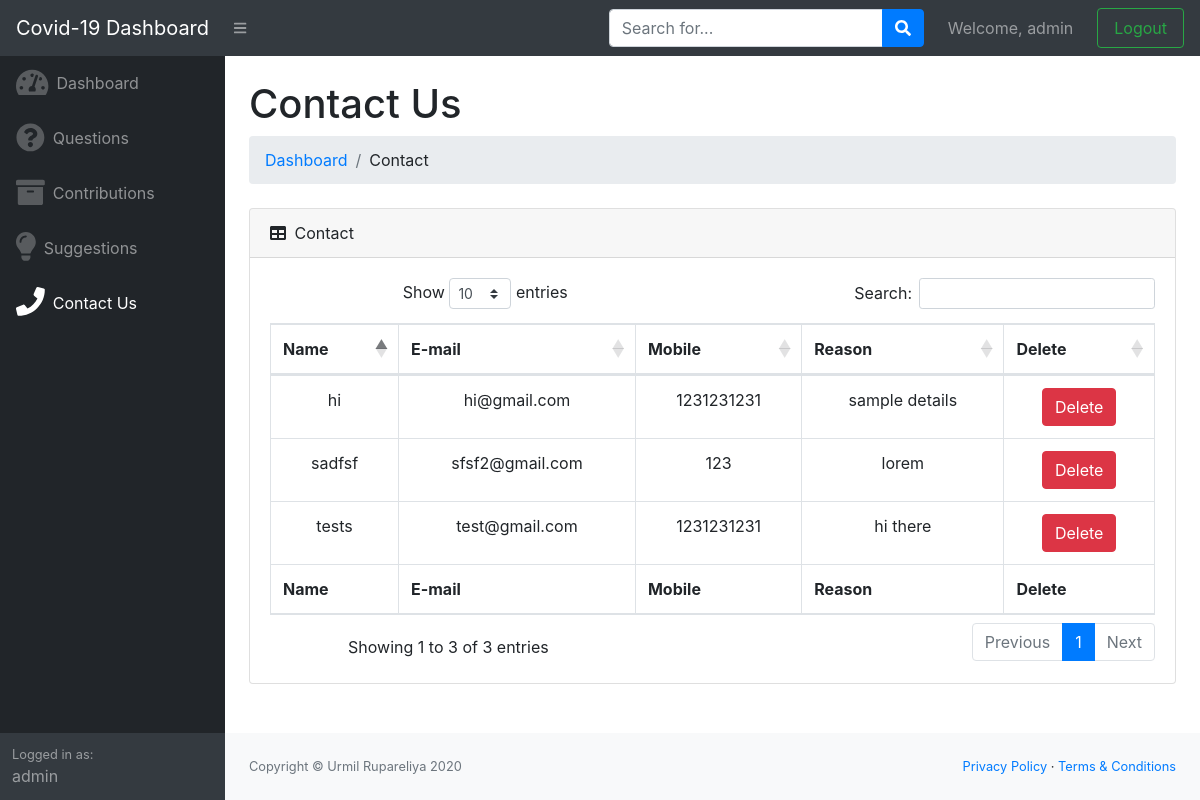
/admin/admin-contact.php (signed in), run on the app's committed database.
### tables this page shows
CREATE TABLE `contactus` (
  `id` int(255) NOT NULL,
  `name` varchar(255) NOT NULL,
  `email` varchar(255) NOT NULL,
  `mobile` varchar(255) NOT NULL,
  `reason` varchar(255) NOT NULL
);

### admin/admin-contact.php (the view, shortened to what this page needs)
<?php include "admin-header.php";?>
<?php
$query = "SELECT * FROM `contactus`";
$result = mysqli_query($conn, $query);
?>
<div id="layoutSidenav_content">
    <main>
        <div class="container-fluid">
            <h1 class="mt-4">Contact Us</h1>
            <ol class="breadcrumb mb-4">
                <li class="breadcrumb-item"><a href="index.php">Dashboard</a></li>
                <li class="breadcrumb-item">Contact</li>
            </ol>
            <div class="card mb-4">
                <div class="card-header">
                    <i class="fas fa-table mr-1"></i>
                    Contact
                </div>
                <div class="card-body">
                    <div class="table-responsive text-center">
                        <table class="table table-bordered" id="dataTable" width="100%" cellspacing="0">
                            <thead>
                                <tr>
                                    <th>Name</th>
                                    <th>E-mail</th>
                                    <th>Mobile</th>
                                    <th>Reason</th>
                                    <th>Delete</th>
                                </tr>
                            </thead>
                            <tfoot>
                                <tr>
                                    <th>Name</th>
                                    <th>E-mail</th>
                                    <th>Mobile</th>
                                    <th>Reason</th>
                                    <th>Delete</th>
                                </tr>
                            </tfoot>
                            <tbody>
                                <?php
                                while ($row = mysqli_fetch_assoc($result)) {
                                ?>
                                <tr>
                                    <td><?php echo $row['name']; ?></td>
                                    <td><?php echo $row['email']; ?></td>
                                    <td><?php echo $row['mobile']; ?></td>
                                    <td><?php echo $row['reason']; ?></td>
                                    <td><a href="admin-contact.php?did=<?php echo $row['id']; ?>"><button type="button" class="btn btn-danger">Delete</button></a>
                                </tr>
                                <?php
                                }
                                ?>
                            </tbody>
                        </table>
                    </div>
                </div>
            </div>
        </div>
    </main>
    <?php include "admin-footer.php"; ?>

### data on the page
contactus: name "hi", email "hi@gmail.com", mobile "1231231231", reason "sample details"
contactus: name "sadfsf", email "sfsf2@gmail.com", mobile "123", reason "lorem"
contactus: name "tests", email "test@gmail.com", mobile "1231231231", reason "hi there"

### other printed values
$_SESSION["admin_username"] "admin"
$_SESSION['admin_username'] "admin"
